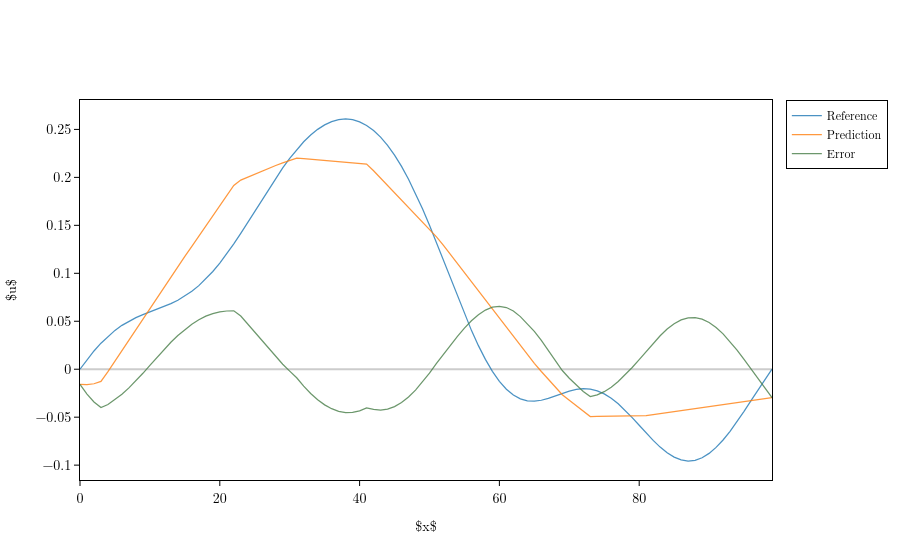

The notebook cell saved with this chart:
### Code cell
import plotly.io as pio
pio.renderers.default = "vscode"

from qewton.visualization import Figure

u_config = data_loader.get_output_port(U).get_data_configuration(computation_graph)
layout = computation_graph.visualize(
    model.output_ports[0],
    reference=data_loader.get_output_port(U),
    prediction_config=u_config,
    mode=qewton.optim.EvaluationPhase.TRAIN,
)
Figure(layout).show()

### Figure 1 — Plotly figure (JSON) as saved in the notebook; plotly's stock layout.template omitted (floating-point values rounded to 4 significant figures)
{"data": [{"line": {"color": "#1f77b4", "width": 1.25}, "mode": "lines", "name": "Reference", "opacity": 0.8, "type": "scatter", "x": [0, 1, 2, 3, 4, 5, 6, 7, 8, 9, 10, 11, 12, 13, 14, 15, 16, 17, 18, 19, 20, 21, 22, 23, 24, 25, 26, 27, 28, 29, 30, 31, 32, 33, 34, 35, 36, 37, 38, 39, 40, 41, 42, 43, 44, 45, 46, 47, 48, 49, 50, 51, 52, 53, 54, 55, 56, 57, 58, 59, 60, 61, 62, 63, 64, 65, 66, 67, 68, 69, 70, 71, 72, 73, 74, 75, 76, 77, 78, 79, 80, 81, 82, 83, 84, 85, 86, 87, 88, 89, 90, 91, 92, 93, 94, 95, 96, 97, 98, 99], "y": [0.0, 0.009912, 0.019, 0.02716, 0.03432, 0.04049, 0.04573, 0.05012, 0.05381, 0.05696, 0.05978, 0.06247, 0.06526, 0.06834, 0.07191, 0.07615, 0.08119, 0.08712, 0.094, 0.1019, 0.1107, 0.1203, 0.1307, 0.1417, 0.1531, 0.1648, 0.1765, 0.1881, 0.1993, 0.2099, 0.2199, 0.229, 0.2371, 0.2442, 0.2501, 0.2547, 0.2581, 0.2602, 0.2609, 0.2601, 0.2579, 0.2542, 0.2489, 0.242, 0.2334, 0.2233, 0.2115, 0.1981, 0.1833, 0.1672, 0.15, 0.1319, 0.1133, 0.09451, 0.07584, 0.05771, 0.04051, 0.02458, 0.01025, -0.002213, -0.01262, -0.02087, -0.02695, -0.03092, -0.03297, -0.03334, -0.03237, -0.03042, -0.0279, -0.02525, -0.02287, -0.02113, -0.02034, -0.02075, -0.02251, -0.02568, -0.03023, -0.03603, -0.04286, -0.05045, -0.05845, -0.06649, -0.07419, -0.08118, -0.08709, -0.09163, -0.09456, -0.09569, -0.09493, -0.09227, -0.08775, -0.08152, -0.07376, -0.06473, -0.05468, -0.04394, -0.03281, -0.02159, -0.01057, 2.142e-08]}, {"line": {"color": "#ff7f0e", "width": 1.25}, "mode": "lines", "name": "Prediction", "opacity": 0.8, "type": "scatter", "x": [0, 1, 2, 3, 4, 5, 6, 7, 8, 9, 10, 11, 12, 13, 14, 15, 16, 17, 18, 19, 20, 21, 22, 23, 24, 25, 26, 27, 28, 29, 30, 31, 32, 33, 34, 35, 36, 37, 38, 39, 40, 41, 42, 43, 44, 45, 46, 47, 48, 49, 50, 51, 52, 53, 54, 55, 56, 57, 58, 59, 60, 61, 62, 63, 64, 65, 66, 67, 68, 69, 70, 71, 72, 73, 74, 75, 76, 77, 78, 79, 80, 81, 82, 83, 84, 85, 86, 87, 88, 89, 90, 91, 92, 93, 94, 95, 96, 97, 98, 99], "y": [-0.01589, -0.016, -0.01515, -0.01272, -0.002464, 0.008569, 0.0196, 0.03063, 0.04167, 0.0527, 0.06373, 0.07476, 0.08578, 0.09643, 0.107, 0.1176, 0.1281, 0.1387, 0.1493, 0.1599, 0.1704, 0.181, 0.1916, 0.1971, 0.2003, 0.2035, 0.2067, 0.2096, 0.2123, 0.2151, 0.2179, 0.2201, 0.2194, 0.2188, 0.2182, 0.2176, 0.217, 0.2163, 0.2157, 0.2151, 0.2145, 0.2139, 0.207, 0.1994, 0.1918, 0.1843, 0.1767, 0.1691, 0.1615, 0.1539, 0.1459, 0.1379, 0.129, 0.1195, 0.11, 0.1005, 0.09097, 0.08145, 0.07194, 0.06243, 0.05291, 0.0434, 0.03374, 0.0239, 0.01457, 0.006105, -0.002355, -0.01082, -0.01928, -0.02664, -0.03231, -0.03797, -0.04364, -0.04931, -0.04924, -0.04911, -0.04899, -0.04886, -0.04874, -0.04861, -0.04849, -0.04835, -0.04731, -0.04627, -0.04523, -0.04419, -0.04315, -0.04211, -0.04107, -0.04003, -0.03899, -0.03795, -0.03691, -0.03588, -0.03484, -0.0338, -0.03276, -0.03172, -0.03068, -0.02964]}, {"line": {"color": "#487d48", "width": 1.25}, "mode": "lines", "name": "Error", "opacity": 0.8, "type": "scatter", "x": [0, 1, 2, 3, 4, 5, 6, 7, 8, 9, 10, 11, 12, 13, 14, 15, 16, 17, 18, 19, 20, 21, 22, 23, 24, 25, 26, 27, 28, 29, 30, 31, 32, 33, 34, 35, 36, 37, 38, 39, 40, 41, 42, 43, 44, 45, 46, 47, 48, 49, 50, 51, 52, 53, 54, 55, 56, 57, 58, 59, 60, 61, 62, 63, 64, 65, 66, 67, 68, 69, 70, 71, 72, 73, 74, 75, 76, 77, 78, 79, 80, 81, 82, 83, 84, 85, 86, 87, 88, 89, 90, 91, 92, 93, 94, 95, 96, 97, 98, 99], "y": [-0.01589, -0.02591, -0.03415, -0.03988, -0.03678, -0.03193, -0.02613, -0.01948, -0.01214, -0.004261, 0.003953, 0.01229, 0.02052, 0.02809, 0.03509, 0.04142, 0.04696, 0.0516, 0.05528, 0.05799, 0.05977, 0.06069, 0.06086, 0.05543, 0.04718, 0.03868, 0.03014, 0.02151, 0.01307, 0.005166, -0.002032, -0.008918, -0.01767, -0.02534, -0.03186, -0.03715, -0.04116, -0.04384, -0.04514, -0.04502, -0.04342, -0.04031, -0.04191, -0.04258, -0.04161, -0.03901, -0.0348, -0.02902, -0.02179, -0.01331, -0.004088, 0.005987, 0.01569, 0.025, 0.03416, 0.04277, 0.05046, 0.05687, 0.06169, 0.06464, 0.06554, 0.06427, 0.06068, 0.05483, 0.04754, 0.03945, 0.03001, 0.0196, 0.008629, -0.001382, -0.009434, -0.01685, -0.0233, -0.02856, -0.02673, -0.02343, -0.01876, -0.01283, -0.005875, 0.001835, 0.009961, 0.01814, 0.02688, 0.03491, 0.04186, 0.04744, 0.05141, 0.05358, 0.05386, 0.05223, 0.04876, 0.04357, 0.03685, 0.02885, 0.01985, 0.01015, 5.45e-05, -0.01012, -0.02011, -0.02964]}], "layout": {"font": {"color": "black", "family": "Latin Modern Roman, CMU Serif, Georgia, serif", "size": 12}, "legend": {"bgcolor": "white", "bordercolor": "black", "borderwidth": 1}, "paper_bgcolor": "white", "plot_bgcolor": "white", "scene": {"bgcolor": "white", "xaxis": {"backgroundcolor": "white", "gridcolor": "#cccccc", "linecolor": "black", "mirror": true, "showbackground": true, "showgrid": false, "showline": true, "tickcolor": "black", "tickfont": {"color": "black", "size": 14}, "ticks": "outside", "title": {"font": {"color": "black", "size": 14}}, "zerolinecolor": "#cccccc"}, "yaxis": {"backgroundcolor": "white", "gridcolor": "#cccccc", "linecolor": "black", "mirror": true, "showbackground": true, "showgrid": false, "showline": true, "tickcolor": "black", "tickfont": {"color": "black", "size": 14}, "ticks": "outside", "title": {"font": {"color": "black", "size": 14}}, "zerolinecolor": "#cccccc"}, "zaxis": {"backgroundcolor": "white", "gridcolor": "#cccccc", "linecolor": "black", "mirror": true, "showbackground": true, "showgrid": false, "showline": true, "tickcolor": "black", "tickfont": {"color": "black", "size": 14}, "ticks": "outside", "title": {"font": {"color": "black", "size": 14}}, "zerolinecolor": "#cccccc"}}, "showlegend": true, "title": {"font": {"color": "black", "size": 20}}, "uirevision": true, "xaxis": {"gridcolor": "#cccccc", "linecolor": "black", "mirror": true, "showgrid": false, "showline": true, "tickcolor": "black", "tickfont": {"color": "black", "size": 14}, "ticks": "outside", "title": {"text": "$x$"}, "type": "linear", "zerolinecolor": "#cccccc"}, "yaxis": {"gridcolor": "#cccccc", "linecolor": "black", "mirror": true, "showgrid": false, "showline": true, "tickcolor": "black", "tickfont": {"color": "black", "size": 14}, "ticks": "outside", "title": {"text": "$u$"}, "type": "linear", "zerolinecolor": "#cccccc"}}}
